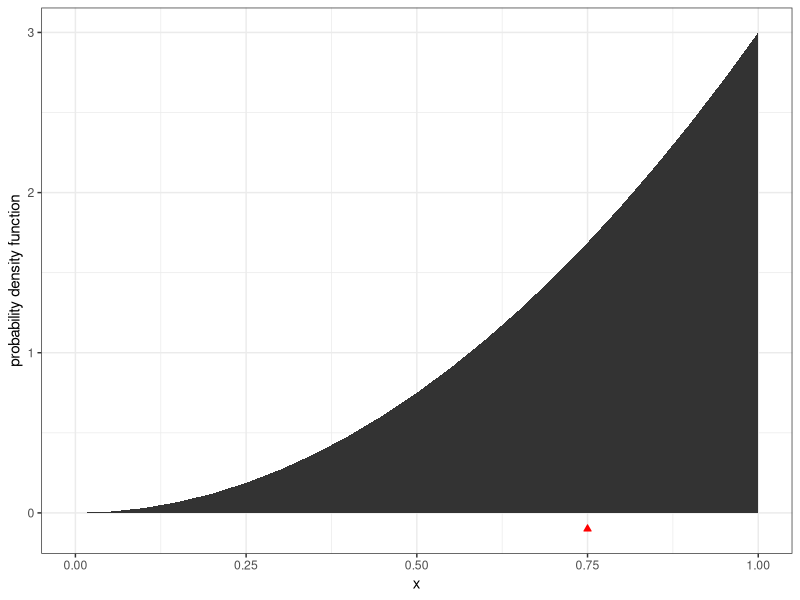
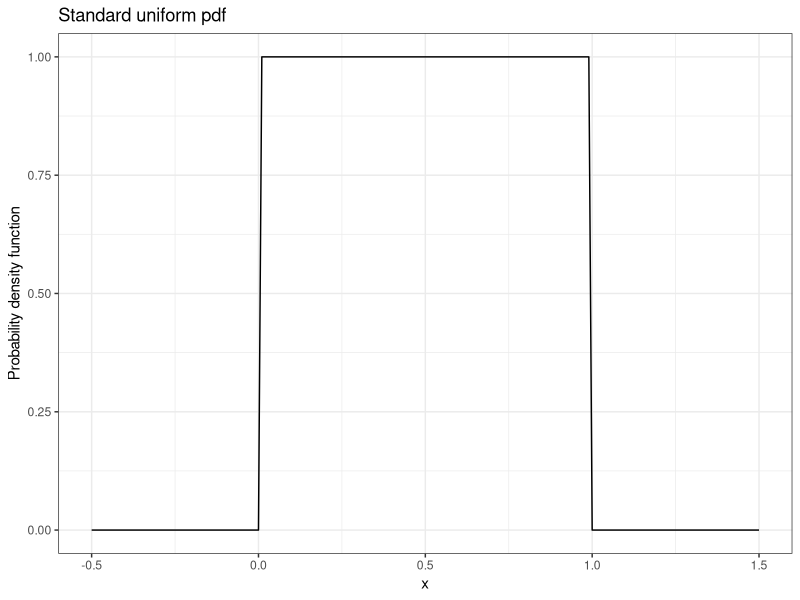
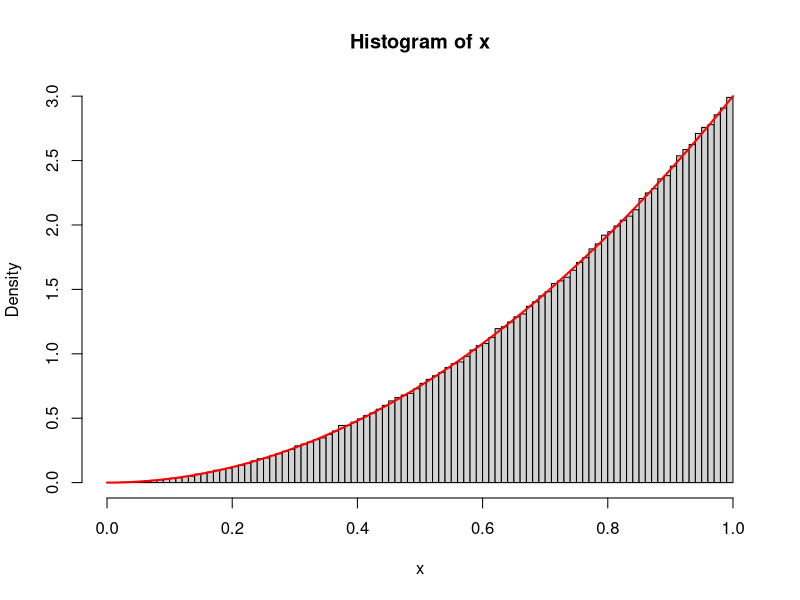
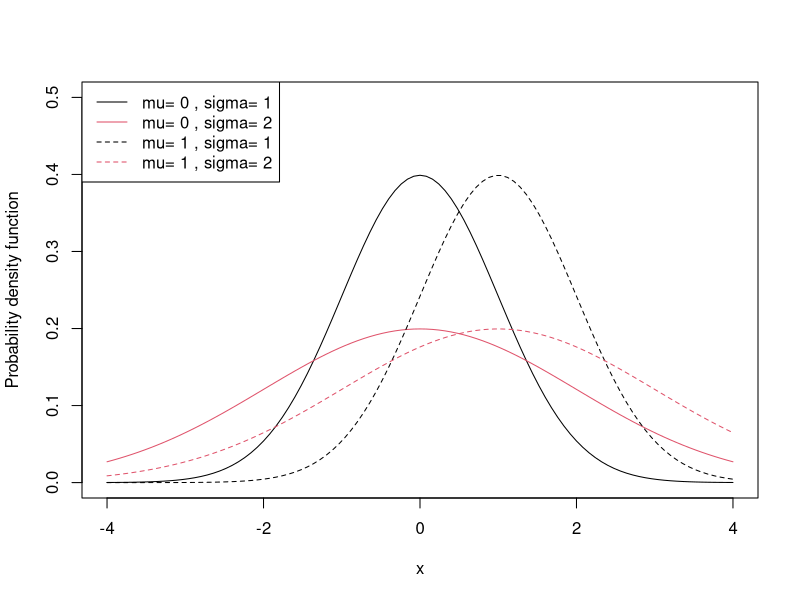

Reproduce these figures in R, in order.
## ----libraries, message=FALSE, warning=FALSE, cache=FALSE-------------------------------------------------------------
library("dplyr")
library("ggplot2")


## ----set_seed---------------------------------------------------------------------------------------------------------
set.seed(2)


## ----center_of_mass, fig.height=2.9, out.width = "\\textwidth"--------------------------------------------------------
d <- data.frame(x = seq(0,1,by=0.05)) %>%
  mutate(y = 3*x^2)


ggplot(d, aes(x, ymin = 0, ymax = y)) + 
  geom_ribbon() +
  geom_point(data = data.frame(x = .75, y = -0.1), aes(x,y), 
             shape = 24, color = 'red', fill = 'red') + 
  labs(y = "probability density function") +
  theme_bw()


## ----fig.height=2-----------------------------------------------------------------------------------------------------
d = data.frame(x = seq(-0.5, 1.5, by=0.01)) %>%
  dplyr::mutate(pdf = 1 * (x>0) * (x < 1),
                cdf = x,
                cdf = ifelse(x<0, 0, x),
                cdf = ifelse(x>1, 1, x))

ggplot(d, aes(x, pdf)) +
  geom_line() +
  labs(title ="Standard uniform pdf", x = "x", y = "Probability density function") + 
  theme_bw()


## ----echo=TRUE--------------------------------------------------------------------------------------------------------
inverse_cdf = function(u) u^(1/3)
x = inverse_cdf(runif(1e6))
mean(x)
var(x)


## ----fig.height = 3.3, out.width="\\textwidth"------------------------------------------------------------------------
hist(x, 100, prob = TRUE)
curve(3*x^2, col='red', add = TRUE, lwd=2)


## ----out.width="\\textwidth"------------------------------------------------------------------------------------------
d = data.frame(mu = c(0,0,1,1), sigma = c(1,2,1,2))
d$legend_name = paste("mu=", d$mu, ", sigma=", d$sigma)
plot(0,0, type = "n", xlim = c(-4,4), ylim = c(0,0.5), xlab = "x", 
     ylab = "Probability density function")
for (i in 1:nrow(d)) {
	mu = d$mu[i]; sigma = d$sigma[i]
	curve(dnorm(x, mu, sigma), add = TRUE, lty = mu+1, col = sigma)
}
legend("topleft", legend = d$legend_name,
			 lty = d$mu+1, col = d$sigma)


## ----echo=TRUE--------------------------------------------------------------------------------------------------------
pnorm(1.5) # default is mean=0, sd=1


## ----echo=TRUE--------------------------------------------------------------------------------------------------------
1-pnorm((18-15)/2)         # by standardizing
1-pnorm(18, mean = 15, sd = 2) # using the mean and sd arguments


## ----echo = TRUE------------------------------------------------------------------------------------------------------
mu = 5.3
sigma = 0.1

1-diff(pnorm(c(5,6), mean = mu, sd = sigma))
